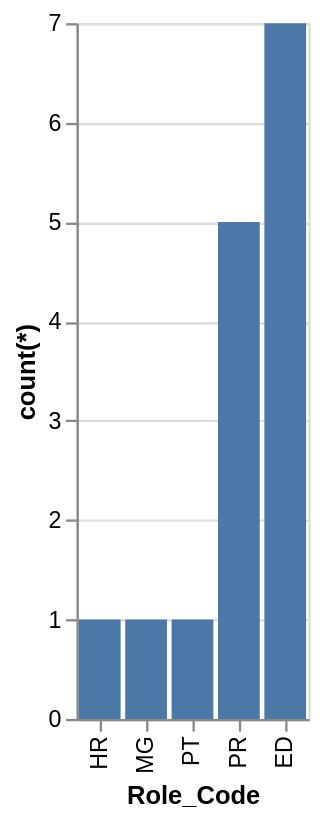

Write a Vega-Lite specification for this figure.
### Vega-Lite specification from a JSON file in a GitHub repository (floating-point values rounded to 4 significant figures)
{"data": {"values": [{"x_data": "ED", "y_data": 7}, {"x_data": "HR", "y_data": 1}, {"x_data": "MG", "y_data": 1}, {"x_data": "PR", "y_data": 5}, {"x_data": "PT", "y_data": 1}]}, "mark": "bar", "encoding": {"x": {"field": "x_data", "type": "nominal", "title": "Role_Code", "sort": {"op": "sum", "field": "y_data", "order": "ascending"}}, "y": {"field": "y_data", "type": "quantitative", "title": "count(*)"}}}
